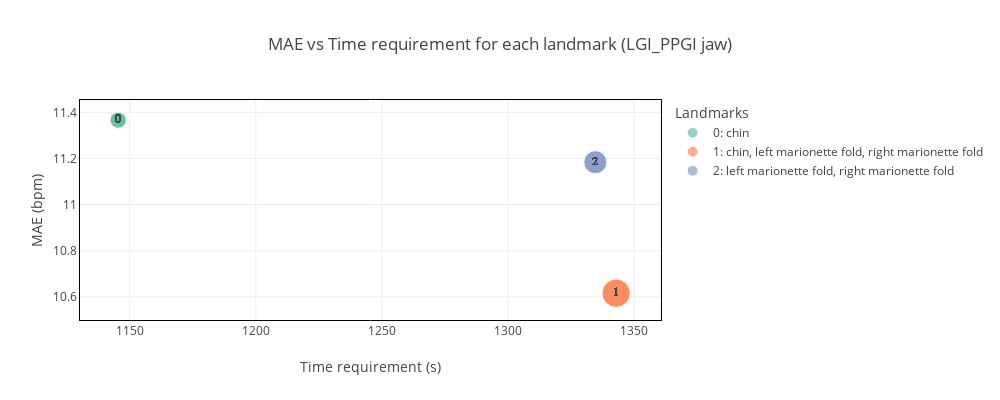

Notebook code for this chart:
### Markdown cell above
### Jaw

### Code cell
roi = 'jaw'
df = pd.read_hdf(f'../results/test_landmarks/h5/{dataset_name}/{dataset_name}_landmarks_in_roi.h5', key='df')\
        .query(f'ROI == "{roi}"')
df = pd.concat([df, df_each.query(f'ROI == "{roi}"')])\
        .query('videoFilename != "angelo_gym"').reset_index(drop=True)    
metric = 'MAE'

df, rankings = get_rankings_roi(df, dataset_name, metric)
fig, axs = plt.subplots(2,2,figsize=(15,6))
fig, axs = plot_bar_roi(df, rankings, roi, dataset_name, ncol=2, fig=fig, axs=axs)
plt.show()

fig, axs = plt.subplots(2,2,figsize=(12,5))
fig, axs = plot_box_roi(df, rankings, roi, dataset_name, ncol=1, fig=fig, axs=axs)
plt.show()

df1, fig = plot_bubble_roi(df, metric, dataset_name, roi, size=[1000,400])
fig.show()

# print the worst video landmarks combination
df.sort_values('MAE',ascending=False).groupby('video').head(1)[['method','dataset','videoFilename','landmarks','MAE','RMSE','PCC','video','score']]

### Figure 1 — Plotly figure (JSON) as saved in the notebook; plotly's stock layout.template omitted (floating-point values rounded to 4 significant figures)
{"data": [{"customdata": [["0: chin"], ["0: chin"], ["0: chin"], ["0: chin"], ["0: chin"], ["0: chin"], ["0: chin"], ["0: chin"], ["0: chin"], ["0: chin"], ["0: chin"], ["0: chin"], ["0: chin"], ["0: chin"], ["0: chin"], ["0: chin"], ["0: chin"], ["0: chin"], ["0: chin"], ["0: chin"], ["0: chin"]], "hovertemplate": "Landmarks=%{customdata[0]}<br>Time requirement (s)=%{x}<br>MAE (bpm)=%{y}<br>Number of landmarks=%{marker.size}<br>landmarks_id=%{text}<extra></extra>", "legendgroup": "0: chin", "marker": {"color": "rgb(102,194,165)", "size": [1, 1, 1, 1, 1, 1, 1, 1, 1, 1, 1, 1, 1, 1, 1, 1, 1, 1, 1, 1, 1], "sizemode": "area", "sizeref": 0.0075, "symbol": "circle"}, "mode": "markers+text", "name": "0: chin", "orientation": "v", "showlegend": true, "text": [0, 0, 0, 0, 0, 0, 0, 0, 0, 0, 0, 0, 0, 0, 0, 0, 0, 0, 0, 0, 0], "textfont": {"family": "Courier New", "size": 12}, "textposition": "middle center", "type": "scatter", "x": [1145.0, 1145.0, 1145.0, 1145.0, 1145.0, 1145.0, 1145.0, 1145.0, 1145.0, 1145.0, 1145.0, 1145.0, 1145.0, 1145.0, 1145.0, 1145.0, 1145.0, 1145.0, 1145.0, 1145.0, 1145.0], "xaxis": "x", "y": [11.37, 11.37, 11.37, 11.37, 11.37, 11.37, 11.37, 11.37, 11.37, 11.37, 11.37, 11.37, 11.37, 11.37, 11.37, 11.37, 11.37, 11.37, 11.37, 11.37, 11.37], "yaxis": "y"}, {"customdata": [["1: chin, left marionette fold, right marionette fold"], ["1: chin, left marionette fold, right marionette fold"], ["1: chin, left marionette fold, right marionette fold"], ["1: chin, left marionette fold, right marionette fold"], ["1: chin, left marionette fold, right marionette fold"], ["1: chin, left marionette fold, right marionette fold"], ["1: chin, left marionette fold, right marionette fold"], ["1: chin, left marionette fold, right marionette fold"], ["1: chin, left marionette fold, right marionette fold"], ["1: chin, left marionette fold, right marionette fold"], ["1: chin, left marionette fold, right marionette fold"], ["1: chin, left marionette fold, right marionette fold"], ["1: chin, left marionette fold, right marionette fold"], ["1: chin, left marionette fold, right marionette fold"], ["1: chin, left marionette fold, right marionette fold"], ["1: chin, left marionette fold, right marionette fold"], ["1: chin, left marionette fold, right marionette fold"], ["1: chin, left marionette fold, right marionette fold"], ["1: chin, left marionette fold, right marionette fold"], ["1: chin, left marionette fold, right marionette fold"], ["1: chin, left marionette fold, right marionette fold"], ["1: chin, left marionette fold, right marionette fold"]], "hovertemplate": "Landmarks=%{customdata[0]}<br>Time requirement (s)=%{x}<br>MAE (bpm)=%{y}<br>Number of landmarks=%{marker.size}<br>landmarks_id=%{text}<extra></extra>", "legendgroup": "1: chin, left marionette fold, right marionette fold", "marker": {"color": "rgb(252,141,98)", "size": [3, 3, 3, 3, 3, 3, 3, 3, 3, 3, 3, 3, 3, 3, 3, 3, 3, 3, 3, 3, 3, 3], "sizemode": "area", "sizeref": 0.0075, "symbol": "circle"}, "mode": "markers+text", "name": "1: chin, left marionette fold, right marionette fold", "orientation": "v", "showlegend": true, "text": [1, 1, 1, 1, 1, 1, 1, 1, 1, 1, 1, 1, 1, 1, 1, 1, 1, 1, 1, 1, 1, 1], "textfont": {"family": "Courier New", "size": 12}, "textposition": "middle center", "type": "scatter", "x": [1343.0, 1343.0, 1343.0, 1343.0, 1343.0, 1343.0, 1343.0, 1343.0, 1343.0, 1343.0, 1343.0, 1343.0, 1343.0, 1343.0, 1343.0, 1343.0, 1343.0, 1343.0, 1343.0, 1343.0, 1343.0, 1343.0], "xaxis": "x", "y": [10.62, 10.62, 10.62, 10.62, 10.62, 10.62, 10.62, 10.62, 10.62, 10.62, 10.62, 10.62, 10.62, 10.62, 10.62, 10.62, 10.62, 10.62, 10.62, 10.62, 10.62, 10.62], "yaxis": "y"}, {"customdata": [["2: left marionette fold, right marionette fold"], ["2: left marionette fold, right marionette fold"], ["2: left marionette fold, right marionette fold"], ["2: left marionette fold, right marionette fold"], ["2: left marionette fold, right marionette fold"], ["2: left marionette fold, right marionette fold"], ["2: left marionette fold, right marionette fold"], ["2: left marionette fold, right marionette fold"], ["2: left marionette fold, right marionette fold"], ["2: left marionette fold, right marionette fold"], ["2: left marionette fold, right marionette fold"], ["2: left marionette fold, right marionette fold"], ["2: left marionette fold, right marionette fold"], ["2: left marionette fold, right marionette fold"], ["2: left marionette fold, right marionette fold"], ["2: left marionette fold, right marionette fold"], ["2: left marionette fold, right marionette fold"], ["2: left marionette fold, right marionette fold"], ["2: left marionette fold, right marionette fold"], ["2: left marionette fold, right marionette fold"], ["2: left marionette fold, right marionette fold"], ["2: left marionette fold, right marionette fold"]], "hovertemplate": "Landmarks=%{customdata[0]}<br>Time requirement (s)=%{x}<br>MAE (bpm)=%{y}<br>Number of landmarks=%{marker.size}<br>landmarks_id=%{text}<extra></extra>", "legendgroup": "2: left marionette fold, right marionette fold", "marker": {"color": "rgb(141,160,203)", "size": [2, 2, 2, 2, 2, 2, 2, 2, 2, 2, 2, 2, 2, 2, 2, 2, 2, 2, 2, 2, 2, 2], "sizemode": "area", "sizeref": 0.0075, "symbol": "circle"}, "mode": "markers+text", "name": "2: left marionette fold, right marionette fold", "orientation": "v", "showlegend": true, "text": [2, 2, 2, 2, 2, 2, 2, 2, 2, 2, 2, 2, 2, 2, 2, 2, 2, 2, 2, 2, 2, 2], "textfont": {"family": "Courier New", "size": 12}, "textposition": "middle center", "type": "scatter", "x": [1335.0, 1335.0, 1335.0, 1335.0, 1335.0, 1335.0, 1335.0, 1335.0, 1335.0, 1335.0, 1335.0, 1335.0, 1335.0, 1335.0, 1335.0, 1335.0, 1335.0, 1335.0, 1335.0, 1335.0, 1335.0, 1335.0], "xaxis": "x", "y": [11.18, 11.18, 11.18, 11.18, 11.18, 11.18, 11.18, 11.18, 11.18, 11.18, 11.18, 11.18, 11.18, 11.18, 11.18, 11.18, 11.18, 11.18, 11.18, 11.18, 11.18, 11.18], "yaxis": "y"}], "layout": {"height": 400, "legend": {"itemsizing": "constant", "title": {"text": "Landmarks"}, "tracegroupgap": 0}, "title": {"text": "MAE vs Time requirement for each landmark (LGI_PPGI jaw)"}, "width": 1000, "xaxis": {"anchor": "y", "domain": [0, 1], "linecolor": "black", "mirror": true, "showline": true, "title": {"text": "Time requirement (s)"}}, "yaxis": {"anchor": "x", "domain": [0, 1], "linecolor": "black", "mirror": true, "showline": true, "title": {"text": "MAE (bpm)"}}}}
